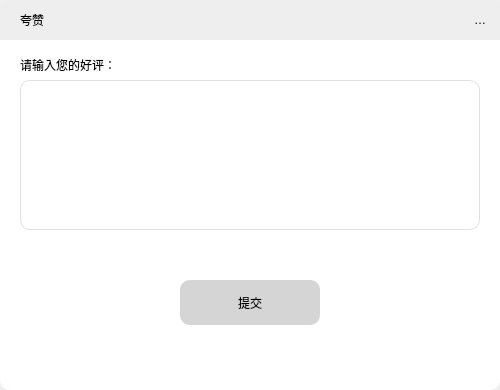
<?xml version="1.0" encoding="UTF-8"?>
<ui version="4.0">
 <class>Form</class>
 <widget class="QWidget" name="Form">
  <property name="geometry">
   <rect>
    <x>0</x>
    <y>0</y>
    <width>500</width>
    <height>390</height>
   </rect>
  </property>
  <property name="windowTitle">
   <string>Form</string>
  </property>
  <property name="styleSheet">
   <string notr="true">QFrame
{
	border: 0px solid;
	
	border-color: rgb(255, 255, 255);
	border-radius:10px;
	
	background-color: rgb(238,238,238);
}
QLabel
{
	border:0px;
	
	font: 9pt &quot;宋体&quot;;
}</string>
  </property>
  <widget class="QFrame" name="frame">
   <property name="geometry">
    <rect>
     <x>0</x>
     <y>0</y>
     <width>500</width>
     <height>390</height>
    </rect>
   </property>
   <property name="styleSheet">
    <string notr="true"/>
   </property>
   <property name="frameShape">
    <enum>QFrame::StyledPanel</enum>
   </property>
   <property name="frameShadow">
    <enum>QFrame::Raised</enum>
   </property>
   <widget class="QLabel" name="label">
    <property name="geometry">
     <rect>
      <x>20</x>
      <y>5</y>
      <width>30</width>
      <height>30</height>
     </rect>
    </property>
    <property name="text">
     <string>夸赞</string>
    </property>
   </widget>
   <widget class="QFrame" name="frame_2">
    <property name="geometry">
     <rect>
      <x>0</x>
      <y>40</y>
      <width>500</width>
      <height>350</height>
     </rect>
    </property>
    <property name="styleSheet">
     <string notr="true">*{
	border-top-left-radius:0px;
	border-top-right-radius:0px;
	
	background-color: rgb(255, 255, 255);
}</string>
    </property>
    <property name="frameShape">
     <enum>QFrame::StyledPanel</enum>
    </property>
    <property name="frameShadow">
     <enum>QFrame::Raised</enum>
    </property>
    <widget class="QLabel" name="label_3">
     <property name="geometry">
      <rect>
       <x>20</x>
       <y>10</y>
       <width>131</width>
       <height>30</height>
      </rect>
     </property>
     <property name="text">
      <string>请输入您的好评：</string>
     </property>
    </widget>
    <widget class="QPushButton" name="pushButton">
     <property name="geometry">
      <rect>
       <x>180</x>
       <y>240</y>
       <width>140</width>
       <height>45</height>
      </rect>
     </property>
     <property name="styleSheet">
      <string notr="true">*{
	background-color: rgb(213,213,213);
	border:0px solid;
	border-radius:10px;
}
*:hover
{

	border:1px solid;

}</string>
     </property>
     <property name="text">
      <string>提交</string>
     </property>
    </widget>
    <widget class="QTextEdit" name="textEdit">
     <property name="geometry">
      <rect>
       <x>20</x>
       <y>40</y>
       <width>460</width>
       <height>150</height>
      </rect>
     </property>
     <property name="styleSheet">
      <string notr="true">*{
	border:1px solid;
	border-radius:10px;
	border-color: rgb(225,225,225);
}</string>
     </property>
    </widget>
   </widget>
   <widget class="QToolButton" name="toolButton">
    <property name="geometry">
     <rect>
      <x>470</x>
      <y>10</y>
      <width>20</width>
      <height>20</height>
     </rect>
    </property>
    <property name="styleSheet">
     <string notr="true">*{
	border:0px;
}</string>
    </property>
    <property name="text">
     <string>关闭</string>
    </property>
    <property name="icon">
     <iconset resource="resource.qrc">
      <normaloff>:/test/关闭.png</normaloff>:/test/关闭.png</iconset>
    </property>
    <property name="iconSize">
     <size>
      <width>30</width>
      <height>30</height>
     </size>
    </property>
   </widget>
  </widget>
 </widget>
 <resources>
  <include location="resource.qrc"/>
 </resources>
 <connections>
  <connection>
   <sender>toolButton</sender>
   <signal>clicked()</signal>
   <receiver>Form</receiver>
   <slot>close()</slot>
   <hints>
    <hint type="sourcelabel">
     <x>556</x>
     <y>37</y>
    </hint>
    <hint type="destinationlabel">
     <x>660</x>
     <y>76</y>
    </hint>
   </hints>
  </connection>
 </connections>
</ui>
